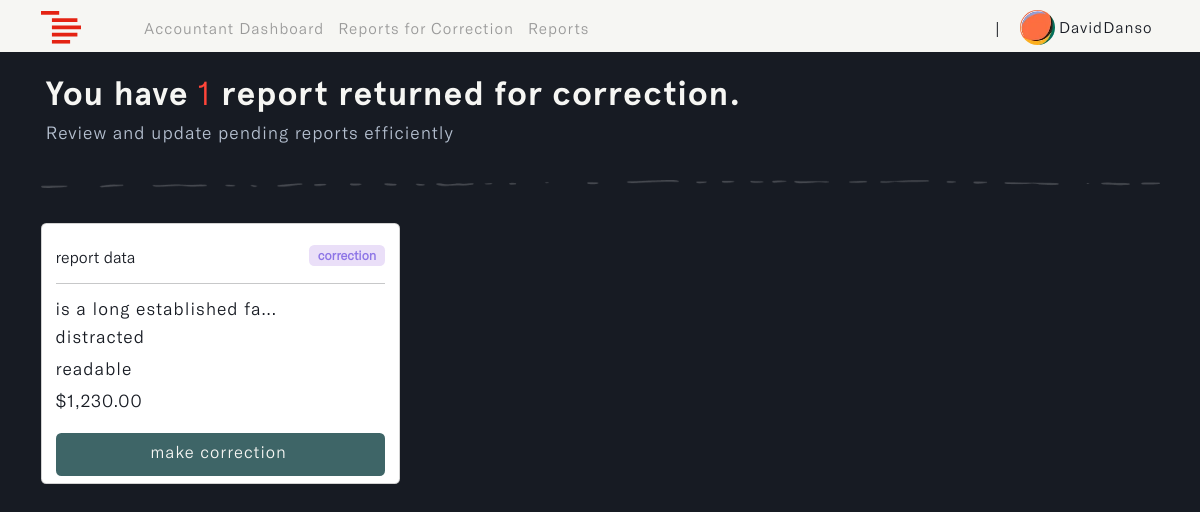
Page /accountant/corrections (signed in) on the earlier database version.
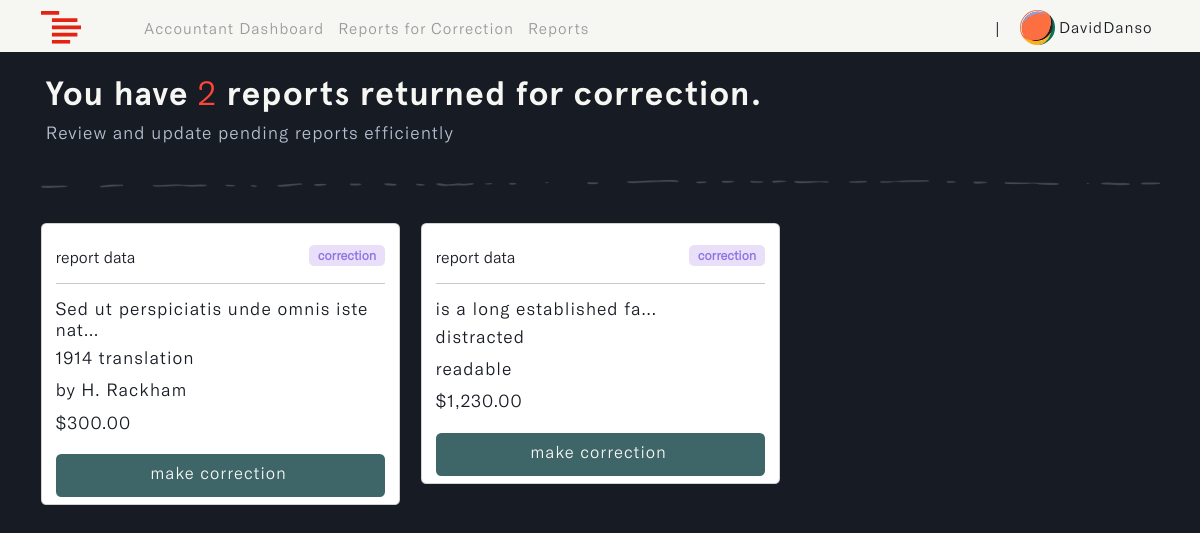
Same page on the later database version.
### reports/models.py (models this page shows, shortened)
class Report(models.Model):
    STATUS = (
        ('pending', 'pending'),
        ('correction', 'correction'),
        ('approve', 'approve'),
        ('reject', 'reject')
    )
    account_owner = models.ForeignKey(Profile, on_delete=models.CASCADE, null=True, db_index=True)
    description = models.TextField(null=True, blank=True, db_index=True)
    main_category = models.CharField(max_length=255, null=True, blank=True, db_index=True)
    sub_category = models.CharField(max_length=255, null=True, blank=True, db_index=True)
    status = models.CharField(max_length=255, default="pending", null=True, blank=True, choices=STATUS, db_index=True)
    payment = models.DecimalField(max_digits=10, decimal_places=2, null=True, blank=True, db_index=True)
    updated_time_stamp = models.DateTimeField(auto_now=True, db_index=True)
    created_time_stamp = models.DateTimeField(auto_now_add=True, db_index=True)
    id = models.UUIDField(default=uuid.uuid4, primary_key=True, unique=True, editable=False)
    class Meta:
        ordering = ['-updated_time_stamp']

### accountant/views.py (the view)
# urls.py: path('corrections', views.corrections_page, name='corrections'),
@login_required(login_url='login')
def corrections_page(request):
    user = request.user.profile
    correction_reports = Report.objects.filter(status='correction', account_owner=user)
    correction_count = correction_reports.count()
    context = {
        'correction_reports': correction_reports,  # List of correction reports
        'correction_count': correction_count,      # Total count of correction reports
    }
    return render(request, 'accountant/corrections.html', context)

### accountant/templates/accountant/corrections.html (shortened to what this page needs)
{% load static %}
{% load widget_tweaks %}
{% load humanize %}
<!DOCTYPE html>
<html lang="en" class="js has-scroll-init has-scroll-smooth">
  <head>
    <link rel="stylesheet" href="{% static '/css/bootstrap.min.css' %}" />
    <link rel="stylesheet" href="{% static '/css/corrections.css' %}" />
  </head>
  <body
    id="pageTop"
    class="page-content"
    data-spy="scroll"
    data-target="#mainNav"
  >
    {% include 'nav.html' %}
    <main>
      <div data-scroll class="page page--layout-2" id="main">
        {% if correction_reports %}
        <div id="hero">
          <div class="container-fluid">
            <div class="hero-intro">
              <h1>
                You have <span>{{correction_count}}</span>
                report{{ correction_count|pluralize }} returned for correction.
              </h1>
              <p>Review and update pending reports efficiently</p>
            </div>
          </div>
        </div>
        <div id="correction">
          <div class="container">
            <img
              src="{% static 'images/line.png'%}"
              class="img-fluid d-flex mx-auto"
              id="page_line"
              alt="page_line"
            />
            <div class="row">
              {% for report in correction_reports %}
              <div class="col-md-4" id="correction-card">
                <div class="card">
                  <div class="card-body">
                    <small
                      >report data
                      <span class="badge correction">correction</span></small
                    >
                    <hr />
                    <h3 id="description">
                      {{report.description|truncatechars:40}}
                    </h3>
                    <h3 id="main_cat">
                      {{report.main_category|truncatechars:30}}
                    </h3>
                    <h3 id="sub_cat">
                      {{report.sub_category|truncatechars:30}}
                    </h3>
                    <h3 id="payment">
                      ${{ report.payment|floatformat:2|intcomma }}
                    </h3>
                    <div class="d-grid gap-2">
                      <a
                        href="{% url 'make-correction' report.id %}"
                        id="correction_btn"
                        class="btn"
                      >
                         make
                        correction
                      </a>
                    </div>
                  </div>
                </div>
              </div>
              {% endfor %}
            </div>
          </div>
        </div>
        {% endif %}
      </div>
    </main>
  </body>
</html>

Differences in the rows shown:
added Report: description "Sed ut perspiciatis unde omnis iste nat…", main_category "1914 translation", sub_category "by H. Rackham", payment "300.00"
Other differences:
{{ correction_count }}: "1" → "2"
